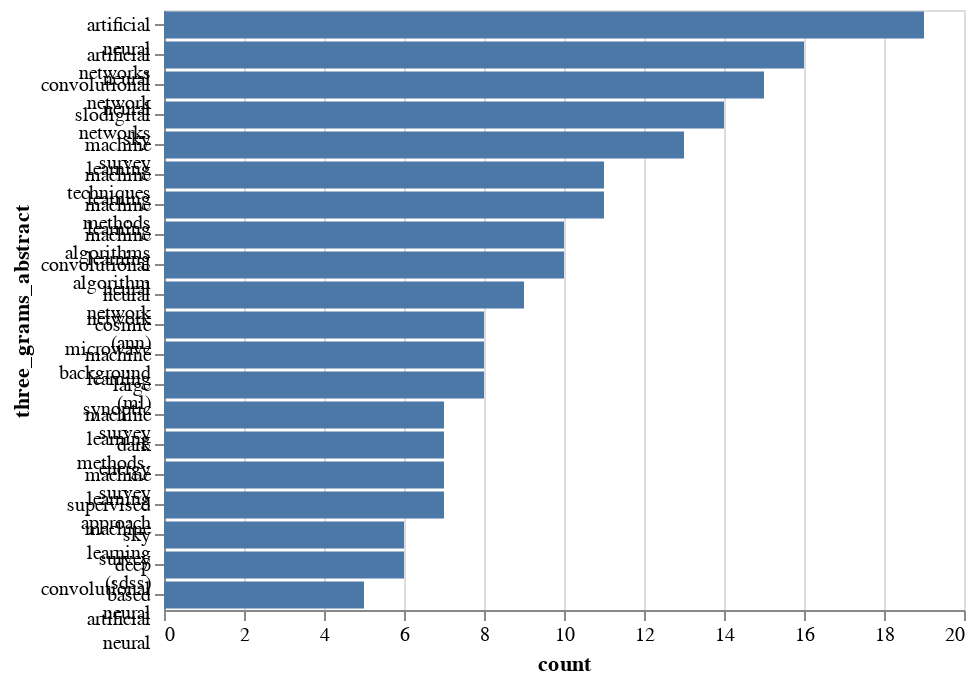

Notebook source saved alongside this figure:
### Code cell
# 3-grams
three_grams_abstract.most_common(20)

data = pd.DataFrame(three_grams_abstract.most_common(20), columns=["three_grams_abstract", "count"])

alt.Chart(data).mark_bar().encode(
    x='count',
    y=alt.Y('three_grams_abstract', sort=alt.SortField(field="freq", op="sum", order="ascending")), 
)

### Figure 1 — Vega-Lite specification as saved in the notebook (floating-point values rounded to 4 significant figures)
{"$schema": "https://vega.github.io/schema/vega-lite/v2.4.3.json", "config": {"view": {"height": 300, "width": 400}}, "data": {"values": [{"count": 19, "three_grams_abstract": ["artificial", "neural", "networks"]}, {"count": 16, "three_grams_abstract": ["artificial", "neural", "network"]}, {"count": 15, "three_grams_abstract": ["convolutional", "neural", "networks"]}, {"count": 14, "three_grams_abstract": ["slodigital", "sky", "survey"]}, {"count": 13, "three_grams_abstract": ["machine", "learning", "techniques"]}, {"count": 11, "three_grams_abstract": ["machine", "learning", "methods"]}, {"count": 11, "three_grams_abstract": ["machine", "learning", "algorithms"]}, {"count": 10, "three_grams_abstract": ["machine", "learning", "algorithm"]}, {"count": 10, "three_grams_abstract": ["convolutional", "neural", "network"]}, {"count": 9, "three_grams_abstract": ["neural", "network", "(ann)"]}, {"count": 8, "three_grams_abstract": ["cosmic", "microwave", "background"]}, {"count": 8, "three_grams_abstract": ["machine", "learning", "(ml)"]}, {"count": 8, "three_grams_abstract": ["large", "synoptic", "survey"]}, {"count": 7, "three_grams_abstract": ["machine", "learning", "methods."]}, {"count": 7, "three_grams_abstract": ["dark", "energy", "survey"]}, {"count": 7, "three_grams_abstract": ["machine", "learning", "approach"]}, {"count": 7, "three_grams_abstract": ["supervised", "machine", "learning"]}, {"count": 6, "three_grams_abstract": ["sky", "survey", "(sdss)"]}, {"count": 6, "three_grams_abstract": ["deep", "convolutional", "neural"]}, {"count": 5, "three_grams_abstract": ["based", "artificial", "neural"]}]}, "encoding": {"x": {"field": "count", "type": "quantitative"}, "y": {"field": "three_grams_abstract", "sort": {"field": "freq", "op": "sum", "order": "ascending"}, "type": "nominal"}}, "mark": "bar"}
